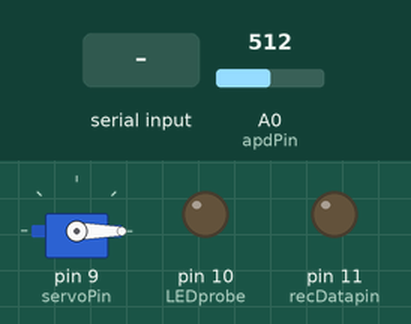
This sketch was run on a simulated Arduino Mega 2560, built with avr-gcc and run on an emulated ATmega2560. Shown: servo, output pins drawn as LEDs (lit = HIGH). Dashed ring = blinking. Inputs (shaded band) come from the test bench; at power-on: A0 (apdPin) = 512.

Above: at 1.2 s.
1.3 s: "strt\n" received over the second serial link
At 2.46 s:
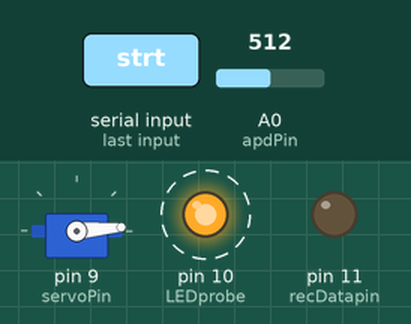
At 20.49 s:
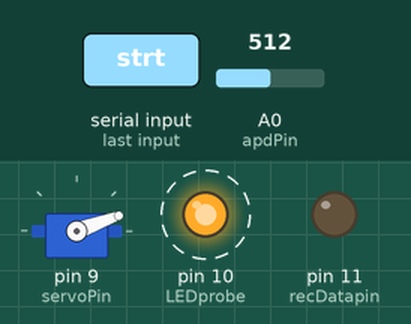
Timing chart, 0 to 22.1 s (numbered marks = the images above; inputs shaded):
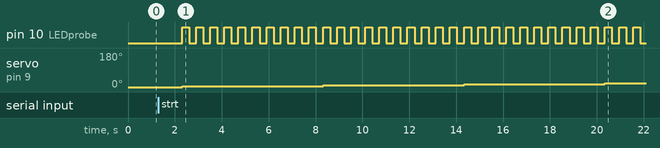

The sketch:

betagem_experiment_01_20_23.ino
```cpp
#include "Servo.h"

int LEDprobe = 10;
int servoPin = 9;
int apdPin = A0;
int recDatapin = 11;
Servo myServo;
int pos=0;

const int NUM_PARAMETERS = 6;
int Parameters[NUM_PARAMETERS] = {0, 180,5,10,300,10};
String pLabels[NUM_PARAMETERS] = {"servoPosStart" , "servoPosEnd", "delta" ,"NumDataPoints" ,"EXPOSURETIME", "MOVEMENTTIME"};
//Begin Individual Params
int servoPosStart = Parameters[0];
int servoPosEnd = Parameters[1];
int delta=Parameters[2];
int Ndata=Parameters[3];
int EXPOSURETIME = Parameters[4]; //ms
int MovementTime = Parameters[5]; //ms
//End params

void setup() {
  pinMode(LEDprobe, OUTPUT);
  pinMode(recDatapin, OUTPUT);
  pinMode(apdPin, INPUT);
  digitalWrite(LED_BUILTIN, HIGH);
  Serial.begin(9600);  // open the serial port
  Serial1.begin(4800);
  myServo.attach(servoPin);
  myServo.write(servoPosStart);
}


const int COMMANDSIZE = 50;
void loop() {
  char incomingByte = 0;
  char command[COMMANDSIZE];
  int rlen = 0;
  // put your main code here, to run repeatedly:
  if(Serial1.available() > 0){
   rlen = Serial1.readBytesUntil("\n",command,COMMANDSIZE);
    //get character received
  }
  if(rlen != 0){
    String cmd = "";
    for(int i = 0; i < 4; i++){
      cmd += command[i];
    }

    if(cmd == "updt"){
      updateParameters(command, rlen);
    }else if(cmd == "getp"){
      getParameters();
    }else if(cmd == "strt"){
      runExperiment();
    }else{
      //Do nothing and ignore invalid commands
    }
  }
}

String info = "";
//as long as everything is sent in the parameter order it should automatically assign everything to where it needs to go
void updateParameters(char command[], int rlen){
  Serial.println("Updating Parameters");
  int pCounter = 0; //counter for which parameter we are filling out
  int UpdateInfoStartIndex = 5; //since command is 4 and then we know this string starts with a "/"
  for(int i = UpdateInfoStartIndex; i < rlen; i++){
    if(command[i] == '/'){
      //skip and reset the info
      Serial.print(pLabels[pCounter]);
      Serial.print("Changed to ");
      Serial.print(info.toInt());
      Serial.print(" From ");
      Serial.print(Parameters[pCounter]);
      Serial.println();
      Parameters[pCounter] = info.toInt(); //put the first token into paramters to update
      info = ""; //reset info for the next
      pCounter += 1;
    }else{
     info += command[i]; //add the current char to the info string
    }
  }
  //reassign to individual data
  servoPosStart = Parameters[0];
  servoPosEnd = Parameters[1];
  delta=Parameters[2];
  Ndata=Parameters[3];
  EXPOSURETIME = Parameters[4]; //ms
  MovementTime = Parameters[5]; //ms
}

String cmd_to_send = "";
char TOSEND[COMMANDSIZE];
//This method gets the current parameters and sends them to the other arduino board
void getParameters(){
  Serial.println("Getting Parameters");
  cmd_to_send = "retp/";
  for(int x = 0; x < NUM_PARAMETERS; x++){
    //cmd_to_send += pLabels[x]+":" + String(Parameters[x]) + "/";
    cmd_to_send += String(Parameters[x]) + "/";
  }
  cmd_to_send += "\n";
  for(int i = 0; i < cmd_to_send.length(); i++){
    TOSEND[i] = cmd_to_send[i]; //copy everything over into char array
  }
  Serial1.write(TOSEND);
  Serial.write(TOSEND);
}

void runExperiment(){
  double averageIntensityData[Ndata * 2];
  pos = servoPosStart;
  bool LEDSTATE = true;
  for(int counter = 0; counter < Ndata * 2; counter++){
    double readVal = 0;
    double AvIntensity = 0;
    pos += delta;
    myServo.write(pos);
    for(int x = 0; x < 2; x++){

      for(int i = 0; i < Ndata; i++){
        digitalWrite(LEDprobe, (LEDSTATE == true));
        readVal = analogRead(apdPin);
        AvIntensity += readVal;
        LEDSTATE = !LEDSTATE;
        delay(EXPOSURETIME);
      }
      AvIntensity = AvIntensity/Ndata;
      averageIntensityData[counter] = AvIntensity;
    }
    delay(MovementTime);
  }
}
```

Measured:
- after the input at 1.3 s, pin 10 (LEDprobe): alternates HIGH for 0.30 s and LOW for 0.30 s, starting after 1.0 s; servo on pin 9 (servoPin): 0° → 5° after 1.0 s, → 10° 6.0 s later, → 15° 6.0 s later, → 20° 6.0 s later
